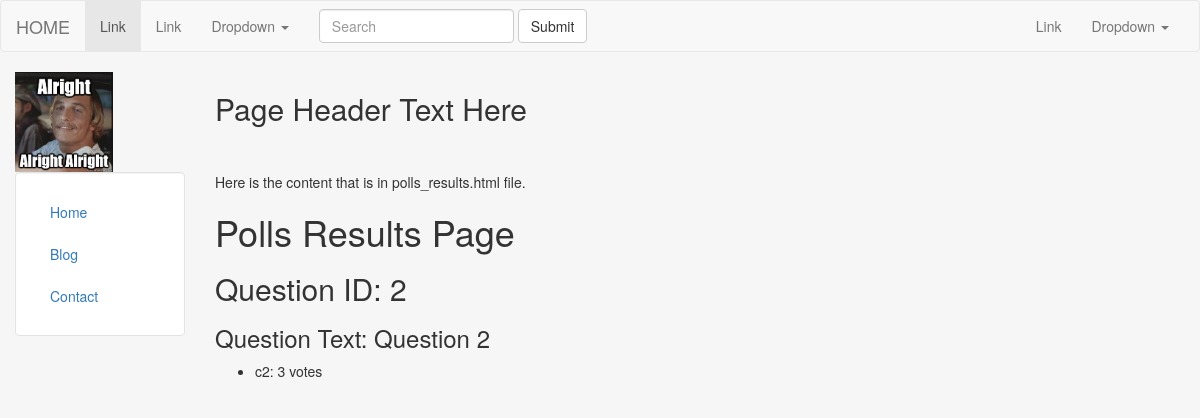
The page /polls/2/results/ on the database as committed earlier.
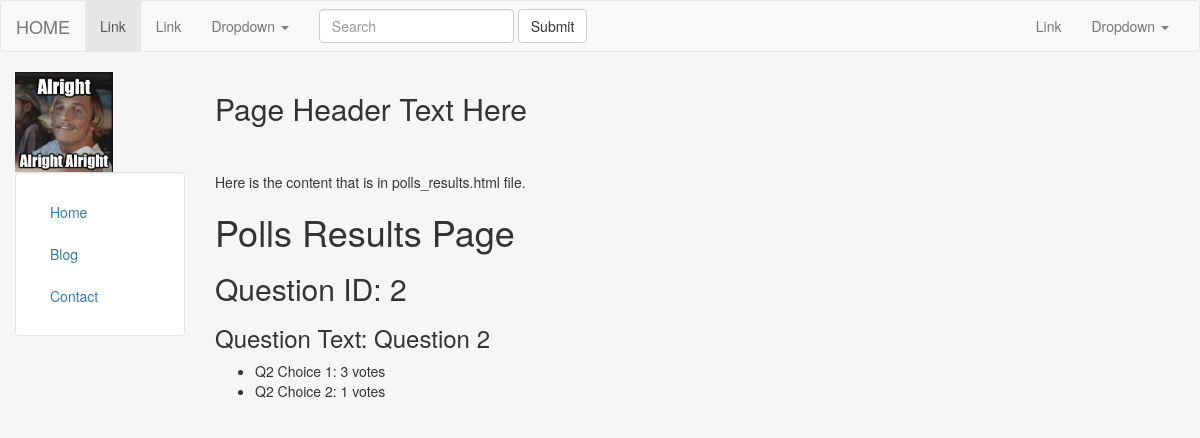
The same page on the database as committed later.
### webapp/models.py (models this page shows, shortened)
class Question(models.Model):
    question_text = models.CharField(max_length=200)
    pub_date = models.DateTimeField('date published')

class Choice(models.Model):
    question = models.ForeignKey(Question, on_delete=models.CASCADE)
    choice_text = models.CharField(max_length=200)
    votes = models.IntegerField(default=0)

### webapp/views.py (the view)
# urls.py: url(r'^(?P<question_id>[0-9]+)/results/$', views.polls_results, name='results'),
def polls_results(request, question_id):
    question = get_object_or_404(Question, pk=question_id)
    choices = question.choice_set.all()
    context = {
        'question': question,
        'choices': choices
    }
    return render(request, 'webapp/polls_results.html', context=context)

### webapp/templates/webapp/polls_results.html
{%  extends "header.html" %}
{% block content %}
    <p>Here is the content that is in polls_results.html file.</p>
    <h1>Polls Results Page</h1>
    <h2>Question ID: {{ question.id }}</h2>
    <h3>Question Text: {{ question.question_text }}</h3>
    {% if choices %}
        <ul>
            {% for choice in choices %}
                <li>
                    {{ choice.choice_text }}: {{ choice.votes }} votes
                </li>
            {% endfor %}
        </ul>
    {% endif %}
{% endblock %}

### templates/header.html (shortened to what this page needs)
<!DOCTYPE html>
<html lang="en">
<head>
    {% load staticfiles %}
    <link rel="stylesheet" href="{% static 'css/bootstrap.min.css' %}" type="text/css">
</head>
<body class="body" style="background-color: #f6f6f6">
<nav class="navbar navbar-default">
  <div class="container-fluid">
    <div class="navbar-header">
      <a class="navbar-brand" href="{% url 'home' %}">HOME</a>
    </div>
    <div class="collapse navbar-collapse" id="bs-example-navbar-collapse-1">
      <ul class="nav navbar-nav">
        <li class="active"><a href="#">Link <span class="sr-only">(current)</span></a></li>
        <li><a href="#">Link</a></li>
        <li class="dropdown">
          <a href="#" class="dropdown-toggle" data-toggle="dropdown" role="button" aria-haspopup="true" aria-expanded="false">Dropdown <span class="caret"></span></a>
        </li>
      </ul>
      <form class="navbar-form navbar-left">
        <div class="form-group">
          <input type="text" class="form-control" placeholder="Search">
        </div>
        <button type="submit" class="btn btn-default">Submit</button>
      </form>
      <ul class="nav navbar-nav navbar-right">
        <li><a href="#">Link</a></li>
        <li class="dropdown">
          <a href="#" class="dropdown-toggle" data-toggle="dropdown" role="button" aria-haspopup="true" aria-expanded="false">Dropdown <span class="caret"></span></a>
        </li>
      </ul>
    </div>
  </div>
</nav>
<div class="container-fluid" style="min-height: 95%;">
    <div class="row">
        <div class="col-sm-2">
            <img src="{% static 'img/a.jpg' %}" class="img-responsive" style="max-height: 100px" alt="a">
        </div>
        <div class="col-sm-10">
            <h2>Page Header Text Here</h2>
        </div>
    </div>
    <div class="row">
        <div class="col-sm-2">
            <div class="well" id="sidebar" style="background-color: #fff;">
                <ul class="nav nav-pills nav-stacked">
                    <li><a href="#">Home</a></li>
                    <li><a href="#">Blog</a></li>
                    <li><a href="#">Contact</a></li>
                </ul>
            </div>
        </div>
        <div class="col-sm-10">
            {% block content %}
            {% endblock %}
        </div>
    </div>
</div>
</body>
</html>

Rows that differ between the two databases and show on the page:
changed Choice: choice_text "c2" → "Q2 Choice 1"
added Choice: choice_text "Q2 Choice 2", votes "1"
